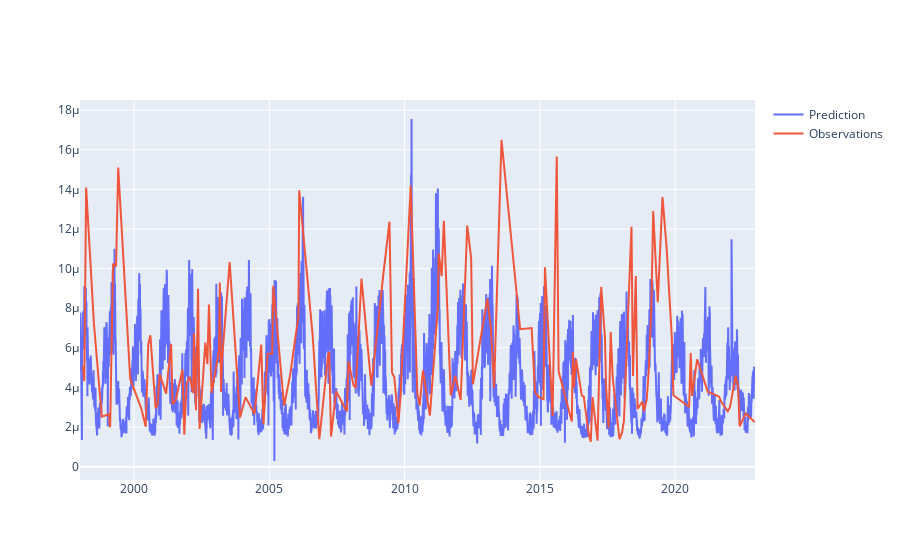

The notebook cell this image was saved under:
### Code cell
go.Figure(
    [
        go.Scatter(x=pred.index, y=pred, name="Prediction"),
        go.Scatter(x=obs.index, y=obs, name="Observations"),
    ]
)

### Figure 1 — Plotly figure (JSON) as saved in the notebook; plotly's stock layout.template omitted (floating-point values rounded to 4 significant figures; data arrays with more than 128 entries replaced by an {"elided": "..."} marker saying what was removed)
{"data": [{"name": "Prediction", "type": "scatter", "x": {"elided": "9116 str values"}, "y": {"elided": "9116 float values"}}, {"name": "Observations", "type": "scatter", "x": {"elided": "153 str values"}, "y": {"elided": "153 float values"}}], "layout": {}}
